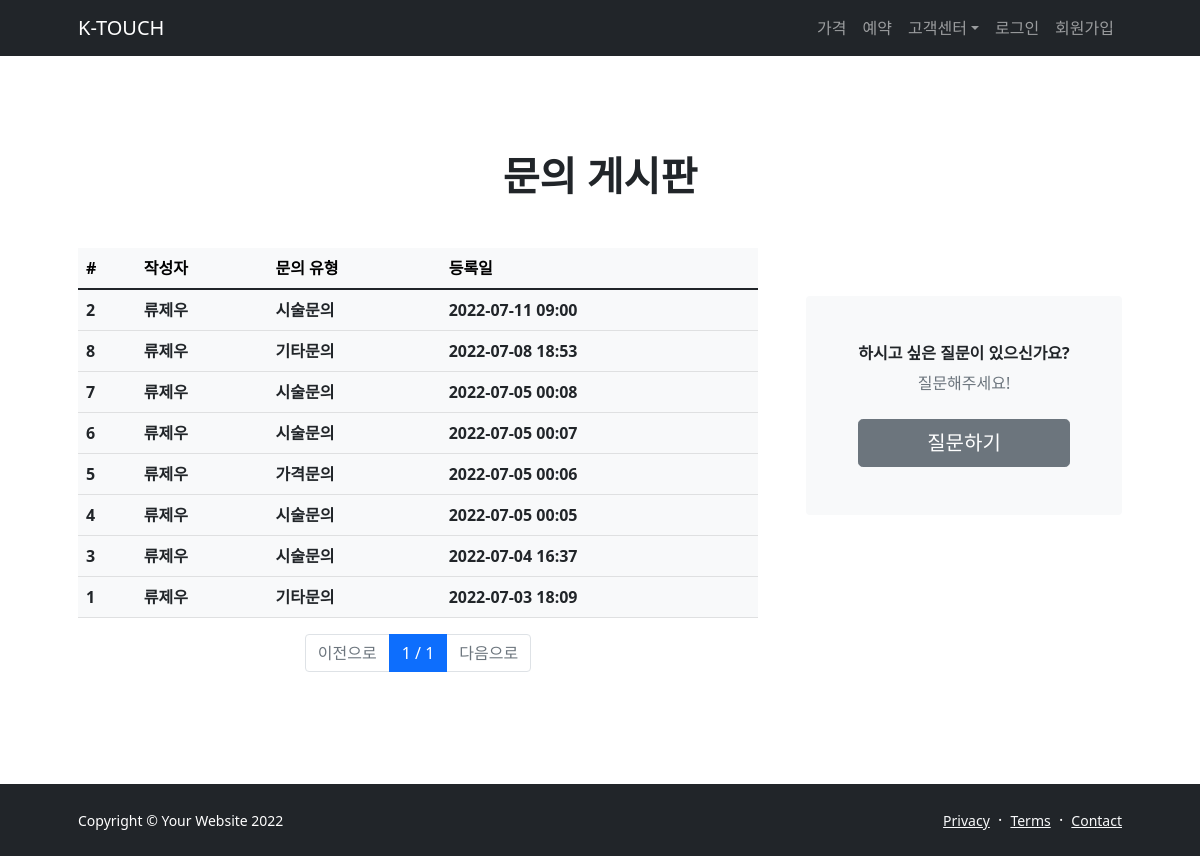
The page /question/ on the database as committed earlier.
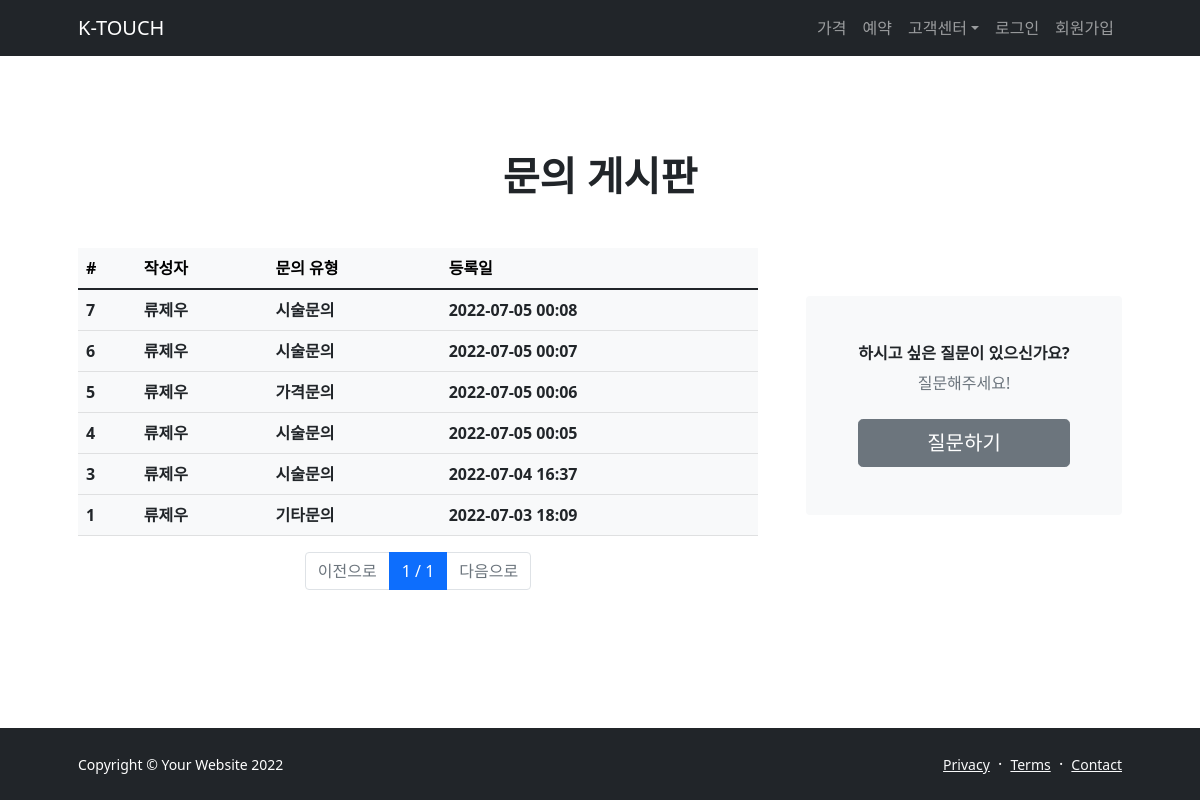
The same page on the database as committed later.
### question/models.py (models this page shows, shortened)
class Question(models.Model):
    user = models.ForeignKey(
        'user.User', on_delete=models.CASCADE, verbose_name='질문자 이름')
    category = models.CharField(
        max_length=10,
        choices=CATEGORY_CHOICES,
        verbose_name='문의 유형'
    )
    contents = models.TextField(verbose_name='질문 내용')
    register_date = models.DateTimeField(
        verbose_name='질문 날짜', auto_now_add=True)
    class Meta:
        db_table = 'question'
        verbose_name = '질문'
        verbose_name_plural = '질문'

### user/models.py (models this page shows)
class User(models.Model):
    uid = models.CharField(verbose_name='아이디', max_length=64, unique=True)
    password = models.CharField(verbose_name='비밀번호', max_length=64)
    phone_number = models.IntegerField(verbose_name='전화 번호')
    name = models.CharField(verbose_name='이름', max_length=64)
    register_date = models.DateTimeField(
        verbose_name='가입 날짜', auto_now_add=True)
    def __str__(self):
        return self.name
    class Meta:
        db_table = 'user'
        verbose_name = '사용자'
        verbose_name_plural = '사용자'

### question/views.py (the view)
# urls.py: path('question/', QuestionList.as_view()),
class QuestionList(ListView):
    model = Question
    paginate_by = 15
    page_kwarg = 'page'
    ordering = '-register_date'
    template_name = 'question_list.html'

### question/templates/question_list.html
{% extends "base.html" %}
{% load humanize %}
{% block contents %}
<section class="py-5">
    <div class="container px-5 my-5">
        <div class="text-center mb-5">
            <h1 class="fw-bolder">문의 게시판</h1>
        </div>
        <div class="row gx-5">
            <div class="col-xl-8">
                <table class="table table-light">
                    <thead class="thead-light">
                        <tr>
                            <th scope="col">#</th>
                            <th scope="col">작성자</th>
                            <th scope="col">문의 유형</th>
                            <th scope="col">등록일</th>
                        </tr>
                    </thead>
                    <tbody class="text-dark">
                        {% for question in object_list %}
                        <tr>
                            <th scope="row">{{ question.id }}</th>
                            <th>{{ question.user }}</th>
                            <th>{{ question.category }}</th>
                            <th>{{ question.register_date|date:'Y-m-d H:i' }}</th>
                        </tr>
                        {% endfor %}
                    </tbody>
                </table>
                <div class="row mt-2">
                    <div class="col-12">
                        <nav>
                            <ul class="pagination justify-content-center">
                                {% if page_obj.has_previous %}
                                <li class="page-item">
                                    <a class="page-link" href="?page={{ page_obj.previous_page_number }}">이전으로</a>
                                </li>
                                {% else %}
                                <li class="page-item disabled">
                                    <a class="page-link" href="#">이전으로</a>
                                </li>
                                {% endif %}
                                <li class="page-item active">
                                    <a class="page-link" href="#">
                                        {{ page_obj.number }} / {{ page_obj.paginator.num_pages}}</a>
                                </li>
                                {% if page_obj.has_next %}
                                <li class="page-item">
                                    <a class="page-link" href="?page={{ page_obj.next_page_number }}">다음으로</a>
                                </li>
                                {% else %}
                                <li class="page-item disabled">
                                    <a class="page-link disabled" href="#">다음으로</a>
                                </li>
                                {% endif %}
                            </ul>
                        </nav>
                    </div>
                </div>
            </div>
            <div class="col-xl-4">
                <div class="card border-0 bg-light mt-xl-5">
                    <div class="card-body p-4 py-lg-5">
                        <div class="d-flex align-items-center justify-content-center">
                            <div class="text-center">
                                <div class="h6 fw-bolder">하시고 싶은 질문이 있으신가요?</div>
                                <p class="text-muted mb-4">
                                    질문해주세요!
                                    <br />
                                </p>
                                <div class="d-grid"><button class="btn btn-secondary btn-lg" type="submit"><a
                                            href="/question/create/"
                                            class="text-decoration-none text-white">질문하기</a></button>
                                </div>
                            </div>
                        </div>
                    </div>
                </div>
            </div>
        </div>
    </div>
</section>
{% endblock %}

### user/templates/base.html (shortened to what this page needs)
<!DOCTYPE html>
<html lang="en">
<head>
    <link href="https://cdn.jsdelivr.net/npm/bootstrap-icons@1.5.0/font/bootstrap-icons.css" rel="stylesheet" />
    <link href="/static/css/styles.css" rel="stylesheet" />
</head>
<body class="d-flex flex-column h-100">
    <main class="flex-shrink-0">
        <nav class="navbar navbar-expand-lg navbar-dark bg-dark">
            <div class="container px-5">
                <a class="navbar-brand" href="/">K-TOUCH</a>
                <div class="collapse navbar-collapse" id="navbarSupportedContent">
                    <ul class="navbar-nav ms-auto mb-2 mb-lg-0">
                        <li class="nav-item"><a class="nav-link" href="/price/">가격</a></li>
                        <li class="nav-item"><a class="nav-link" href="/makereservation/">예약</a></li>
                        <li class="nav-item dropdown">
                            <a class="nav-link dropdown-toggle" id="navbarDropdownBlog" href="#" role="button"
                                data-bs-toggle="dropdown" aria-expanded="false">고객센터</a>
                        </li>
                        {% if not request.session.uid %}
                        <li class="nav-item"><a class="nav-link" href="/login/">로그인</a></li>
                        <li class="nav-item"><a class="nav-link" href="/register/">회원가입</a></li>
                        {% endif %}
                    </ul>
                </div>
            </div>
        </nav>
        {% block contents %}
        {% endblock %}
    </main>
    <footer class="bg-dark py-4 mt-auto">
        <div class="container px-5">
            <div class="row align-items-center justify-content-between flex-column flex-sm-row">
                <div class="col-auto">
                    <div class="small m-0 text-white">Copyright &copy; Your Website 2022</div>
                </div>
                <div class="col-auto">
                    <a class="link-light small" href="#!">Privacy</a>
                    <span class="text-white mx-1">&middot;</span>
                    <a class="link-light small" href="#!">Terms</a>
                    <span class="text-white mx-1">&middot;</span>
                    <a class="link-light small" href="#!">Contact</a>
                </div>
            </div>
        </div>
    </footer>
</body>
</html>

Rows that differ between the two databases and show on the page:
removed Question: id "2", user "류제우", category "시술문의", register_date "2022-07-11 09:00"
removed Question: id "8", user "류제우", category "기타문의", register_date "2022-07-08 18:53"
